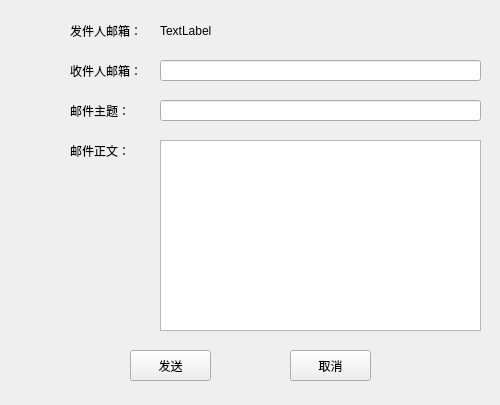
<?xml version="1.0" encoding="UTF-8"?>
<ui version="4.0">
 <class>MainWindow</class>
 <widget class="QMainWindow" name="MainWindow">
  <property name="geometry">
   <rect>
    <x>0</x>
    <y>0</y>
    <width>500</width>
    <height>405</height>
   </rect>
  </property>
  <property name="windowTitle">
   <string>MainWindow</string>
  </property>
  <property name="styleSheet">
   <string notr="true">QListWidget, QListView, QTreeWidget, QTreeView,QFrame {
    outline: 0px;
}
#head
{
background:white;
border-radius:30px;
}
#head_2
{
background:#CCFFCC;
border:1px solid;
border-color:#CCFFCC;
border-radius:60px;
}
#Search
{
border-radius:5px;
background:#293846;
border:0.5px solid;
border-color:white;

}
QListWidget::item
{
height:60;
background-color:#293846;
}
#frame
{
background-color:#2f4050

}
/*被选中时的背景颜色和左边框颜色*/
QListWidget::item:selected {
    background: rgb(52, 52, 52);
    border-left: 2px solid rgb(9, 187, 7);
}
/*鼠标悬停颜色*/
HistoryPanel::item:hover {
    background: rgb(52, 52, 52);
}
/*右侧的层叠窗口的背景颜色*/
QStackedWidget {
    background: white;
}
/*模拟的页面*/
#frame &gt; QLabel
{
color:white;
}
#frame_2
{
background-color:#CCFFCC;
}
#page_2 &gt; QLineEdit,QDateEdit
{
border-radius:5px;
background:#FFFFFF;
border:1px solid;
border-color:#6699CC;
}
QLineEdit,QTextEdit
{
border-radius:5px;
background:#FFFFFF;
border:1px solid;
border-color:#6699CC;
}
QPushButton{
background:rgb(138, 255, 252);
border-radius:15px;
}
QPushButton:hover{
background:rgb(248, 255, 180);
border-radius:15px;
background:#49ebff;
}
background-color:rgb(255, 249, 246)

</string>
  </property>
  <widget class="QWidget" name="centralwidget">
   <widget class="QLabel" name="label_3">
    <property name="geometry">
     <rect>
      <x>70</x>
      <y>10</y>
      <width>81</width>
      <height>41</height>
     </rect>
    </property>
    <property name="text">
     <string>发件人邮箱：</string>
    </property>
   </widget>
   <widget class="QLabel" name="label_5">
    <property name="geometry">
     <rect>
      <x>70</x>
      <y>50</y>
      <width>81</width>
      <height>41</height>
     </rect>
    </property>
    <property name="text">
     <string>收件人邮箱：</string>
    </property>
   </widget>
   <widget class="QLineEdit" name="lineEdit_5">
    <property name="geometry">
     <rect>
      <x>160</x>
      <y>60</y>
      <width>321</width>
      <height>21</height>
     </rect>
    </property>
   </widget>
   <widget class="QLabel" name="label_6">
    <property name="geometry">
     <rect>
      <x>70</x>
      <y>90</y>
      <width>71</width>
      <height>41</height>
     </rect>
    </property>
    <property name="text">
     <string>邮件主题：</string>
    </property>
   </widget>
   <widget class="QLineEdit" name="lineEdit_6">
    <property name="geometry">
     <rect>
      <x>160</x>
      <y>100</y>
      <width>321</width>
      <height>21</height>
     </rect>
    </property>
   </widget>
   <widget class="QLabel" name="label_7">
    <property name="geometry">
     <rect>
      <x>70</x>
      <y>130</y>
      <width>61</width>
      <height>41</height>
     </rect>
    </property>
    <property name="text">
     <string>邮件正文：</string>
    </property>
   </widget>
   <widget class="QTextEdit" name="textEdit">
    <property name="geometry">
     <rect>
      <x>160</x>
      <y>140</y>
      <width>321</width>
      <height>191</height>
     </rect>
    </property>
   </widget>
   <widget class="QPushButton" name="pushButton">
    <property name="geometry">
     <rect>
      <x>130</x>
      <y>350</y>
      <width>81</width>
      <height>31</height>
     </rect>
    </property>
    <property name="text">
     <string>发送</string>
    </property>
   </widget>
   <widget class="QPushButton" name="pushButton_2">
    <property name="geometry">
     <rect>
      <x>290</x>
      <y>350</y>
      <width>81</width>
      <height>31</height>
     </rect>
    </property>
    <property name="text">
     <string>取消</string>
    </property>
   </widget>
   <widget class="QLabel" name="label_8">
    <property name="geometry">
     <rect>
      <x>160</x>
      <y>10</y>
      <width>211</width>
      <height>41</height>
     </rect>
    </property>
    <property name="text">
     <string>TextLabel</string>
    </property>
   </widget>
  </widget>
 </widget>
 <resources/>
 <connections/>
</ui>
